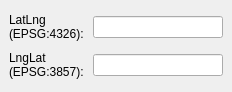
<?xml version="1.0" encoding="UTF-8"?>
<ui version="4.0">
 <class>LatLngInfoDockWidgetBase</class>
 <widget class="QDockWidget" name="LatLngInfoDockWidgetBase">
  <property name="geometry">
   <rect>
    <x>0</x>
    <y>0</y>
    <width>232</width>
    <height>92</height>
   </rect>
  </property>
  <property name="sizePolicy">
   <sizepolicy hsizetype="Preferred" vsizetype="Minimum">
    <horstretch>0</horstretch>
    <verstretch>0</verstretch>
   </sizepolicy>
  </property>
  <property name="windowTitle">
   <string>LatLng Info</string>
  </property>
  <widget class="QWidget" name="dockWidgetContents">
   <layout class="QGridLayout" name="gridLayout">
    <item row="2" column="0" alignment="Qt::AlignVCenter">
     <widget class="QLabel" name="label_2">
      <property name="sizePolicy">
       <sizepolicy hsizetype="Fixed" vsizetype="Fixed">
        <horstretch>0</horstretch>
        <verstretch>0</verstretch>
       </sizepolicy>
      </property>
      <property name="text">
       <string>&lt;html&gt;&lt;head/&gt;&lt;body&gt;&lt;p&gt;LngLat&lt;br&gt;(EPSG:3857): &lt;/p&gt;&lt;/body&gt;&lt;/html&gt;</string>
      </property>
     </widget>
    </item>
    <item row="0" column="0" alignment="Qt::AlignVCenter">
     <widget class="QLabel" name="label">
      <property name="sizePolicy">
       <sizepolicy hsizetype="Fixed" vsizetype="Fixed">
        <horstretch>0</horstretch>
        <verstretch>0</verstretch>
       </sizepolicy>
      </property>
      <property name="text">
       <string>&lt;html&gt;&lt;head/&gt;&lt;body&gt;&lt;p&gt;LatLng&lt;br&gt;(EPSG:4326): &lt;/p&gt;&lt;/body&gt;&lt;/html&gt;</string>
      </property>
     </widget>
    </item>
    <item row="0" column="1">
     <widget class="QLineEdit" name="lineEdit">
      <property name="enabled">
       <bool>true</bool>
      </property>
      <property name="readOnly">
       <bool>true</bool>
      </property>
     </widget>
    </item>
    <item row="2" column="1">
     <widget class="QLineEdit" name="lineEdit_2">
      <property name="readOnly">
       <bool>true</bool>
      </property>
     </widget>
    </item>
   </layout>
  </widget>
 </widget>
 <resources/>
 <connections/>
</ui>
